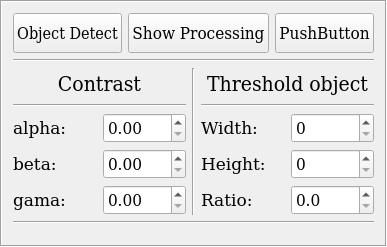
          <widget class="QFrame" name="frameEvaluate">
           <property name="frameShape">
            <enum>QFrame::Box</enum>
           </property>
           <property name="frameShadow">
            <enum>QFrame::Sunken</enum>
           </property>
           <layout class="QVBoxLayout" name="verticalLayout_4">
            <item>
             <layout class="QHBoxLayout" name="horizontalLayout_14">
              <item>
               <widget class="QPushButton" name="btn_objectDetect">
                <property name="minimumSize">
                 <size>
                  <width>0</width>
                  <height>40</height>
                 </size>
                </property>
                <property name="font">
                 <font>
                  <family>DejaVu Serif Condensed</family>
                  <pointsize>12</pointsize>
                 </font>
                </property>
                <property name="text">
                 <string>Object Detect</string>
                </property>
                <property name="checkable">
                 <bool>true</bool>
                </property>
               </widget>
              </item>
              <item>
               <widget class="QPushButton" name="pushButton">
                <property name="minimumSize">
                 <size>
                  <width>0</width>
                  <height>40</height>
                 </size>
                </property>
                <property name="font">
                 <font>
                  <family>DejaVu Serif Condensed</family>
                  <pointsize>13</pointsize>
                 </font>
                </property>
                <property name="text">
                 <string>Show Processing</string>
                </property>
               </widget>
              </item>
              <item>
               <widget class="QPushButton" name="pushButton_3">
                <property name="minimumSize">
                 <size>
                  <width>0</width>
                  <height>40</height>
                 </size>
                </property>
                <property name="font">
                 <font>
                  <family>DejaVu Serif Condensed</family>
                  <pointsize>13</pointsize>
                 </font>
                </property>
                <property name="text">
                 <string>PushButton</string>
                </property>
               </widget>
              </item>
             </layout>
            </item>
            <item>
             <widget class="Line" name="line_5">
              <property name="orientation">
               <enum>Qt::Horizontal</enum>
              </property>
             </widget>
            </item>
            <item>
             <layout class="QHBoxLayout" name="horizontalLayout_11">
              <item>
               <layout class="QVBoxLayout" name="verticalLayout_5">
                <item>
                 <widget class="QLabel" name="title_image_ori_3">
                  <property name="minimumSize">
                   <size>
                    <width>160</width>
                    <height>30</height>
                   </size>
                  </property>
                  <property name="font">
                   <font>
                    <family>DejaVu Serif Condensed</family>
                    <pointsize>16</pointsize>
                   </font>
                  </property>
                  <property name="styleSheet">
                   <string notr="true"/>
                  </property>
                  <property name="frameShape">
                   <enum>QFrame::NoFrame</enum>
                  </property>
                  <property name="text">
                   <string>Contrast</string>
                  </property>
                  <property name="alignment">
                   <set>Qt::AlignCenter</set>
                  </property>
                 </widget>
                </item>
                <item>
                 <widget class="Line" name="line">
                  <property name="orientation">
                   <enum>Qt::Horizontal</enum>
                  </property>
                 </widget>
                </item>
                <item>
                 <layout class="QGridLayout" name="gridLayout">
                  <item row="0" column="2">
                   <widget class="QDoubleSpinBox" name="alphaContrast">
                    <property name="font">
                     <font>
                      <family>DejaVu Serif Condensed</family>
                      <pointsize>13</pointsize>
                     </font>
                    </property>
                    <property name="decimals">
                     <number>2</number>
                    </property>
                    <property name="singleStep">
                     <double>0.050000000000000</double>
                    </property>
                   </widget>
                  </item>
                  <item row="2" column="1">
                   <widget class="QLabel" name="label_3">
                    <property name="font">
                     <font>
                      <family>DejaVu Serif</family>
                      <pointsize>13</pointsize>
                     </font>
                    </property>
                    <property name="text">
                     <string>gama:</string>
                    </property>
                   </widget>
                  </item>
                  <item row="0" column="1">
                   <widget class="QLabel" name="label">
                    <property name="font">
                     <font>
                      <family>DejaVu Serif</family>
                      <pointsize>13</pointsize>
                     </font>
                    </property>
                    <property name="text">
                     <string>alpha:</string>
                    </property>
                   </widget>
                  </item>
                  <item row="2" column="2">
                   <widget class="QDoubleSpinBox" name="gamaContrast">
                    <property name="font">
                     <font>
                      <family>DejaVu Serif Condensed</family>
                      <pointsize>13</pointsize>
                     </font>
                    </property>
                    <property name="decimals">
                     <number>2</number>
                    </property>
                    <property name="singleStep">
                     <double>0.050000000000000</double>
                    </property>
                   </widget>
                  </item>
                  <item row="1" column="1">
                   <widget class="QLabel" name="label_2">
                    <property name="font">
                     <font>
                      <family>DejaVu Serif</family>
                      <pointsize>13</pointsize>
                     </font>
                    </property>
                    <property name="text">
                     <string>beta:</string>
                    </property>
                   </widget>
                  </item>
                  <item row="1" column="2">
                   <widget class="QDoubleSpinBox" name="betaContrast">
                    <property name="font">
                     <font>
                      <family>DejaVu Serif Condensed</family>
                      <pointsize>13</pointsize>
                     </font>
                    </property>
                    <property name="decimals">
                     <number>2</number>
                    </property>
                    <property name="singleStep">
                     <double>0.050000000000000</double>
                    </property>
                   </widget>
                  </item>
                 </layout>
                </item>
               </layout>
              </item>
              <item>
               <widget class="Line" name="line_2">
                <property name="orientation">
                 <enum>Qt::Vertical</enum>
                </property>
               </widget>
              </item>
              <item>
               <layout class="QVBoxLayout" name="verticalLayout_6">
                <item>
                 <widget class="QLabel" name="title_image_ori_4">
                  <property name="minimumSize">
                   <size>
                    <width>160</width>
                    <height>30</height>
                   </size>
                  </property>
                  <property name="font">
                   <font>
                    <family>DejaVu Serif Condensed</family>
                    <pointsize>16</pointsize>
                   </font>
                  </property>
                  <property name="styleSheet">
                   <string notr="true"/>
                  </property>
                  <property name="frameShape">
                   <enum>QFrame::NoFrame</enum>
                  </property>
                  <property name="text">
                   <string>Threshold object</string>
                  </property>
                  <property name="alignment">
                   <set>Qt::AlignCenter</set>
                  </property>
                 </widget>
                </item>
                <item>
                 <widget class="Line" name="line_4">
                  <property name="orientation">
                   <enum>Qt::Horizontal</enum>
                  </property>
                 </widget>
                </item>
                <item>
                 <layout class="QGridLayout" name="gridLayout_2">
                  <item row="3" column="2">
                   <widget class="QDoubleSpinBox" name="ratioThreshold">
                    <property name="font">
                     <font>
                      <family>DejaVu Serif Condensed</family>
                      <pointsize>13</pointsize>
                     </font>
                    </property>
                    <property name="decimals">
                     <number>1</number>
                    </property>
                    <property name="maximum">
                     <double>10.000000000000000</double>
                    </property>
                    <property name="singleStep">
                     <double>0.100000000000000</double>
                    </property>
                   </widget>
                  </item>
                  <item row="1" column="1">
                   <widget class="QLabel" name="label_6">
                    <property name="font">
                     <font>
                      <family>DejaVu Serif</family>
                      <pointsize>13</pointsize>
                     </font>
                    </property>
                    <property name="text">
                     <string>Width:</string>
                    </property>
                   </widget>
                  </item>
                  <item row="2" column="1">
                   <widget class="QLabel" name="label_7">
                    <property name="font">
                     <font>
                      <family>DejaVu Serif</family>
                      <pointsize>13</pointsize>
                     </font>
                    </property>
                    <property name="text">
                     <string>Height:</string>
                    </property>
                   </widget>
                  </item>
                  <item row="3" column="1">
                   <widget class="QLabel" name="label_8">
                    <property name="font">
                     <font>
                      <family>DejaVu Serif</family>
                      <pointsize>13</pointsize>
                     </font>
                    </property>
                    <property name="text">
                     <string>Ratio:</string>
                    </property>
                   </widget>
                  </item>
                  <item row="1" column="2">
                   <widget class="QSpinBox" name="widthThreshold">
                    <property name="font">
                     <font>
                      <family>DejaVu Serif Condensed</family>
                      <pointsize>13</pointsize>
                     </font>
                    </property>
                    <property name="maximum">
                     <number>500</number>
                    </property>
                   </widget>
                  </item>
                  <item row="2" column="2">
                   <widget class="QSpinBox" name="heightThreshold">
                    <property name="font">
                     <font>
                      <family>DejaVu Serif Condensed</family>
                      <pointsize>13</pointsize>
                     </font>
                    </property>
                    <property name="maximum">
                     <number>500</number>
                    </property>
                   </widget>
                  </item>
                 </layout>
                </item>
               </layout>
              </item>
             </layout>
            </item>
            <item>
             <widget class="Line" name="line_6">
              <property name="orientation">
               <enum>Qt::Horizontal</enum>
              </property>
             </widget>
            </item>
            <item>
             <spacer name="verticalSpacer_6">
              <property name="orientation">
               <enum>Qt::Vertical</enum>
              </property>
              <property name="sizeType">
               <enum>QSizePolicy::Fixed</enum>
              </property>
              <property name="sizeHint" stdset="0">
               <size>
                <width>20</width>
                <height>10</height>
               </size>
              </property>
             </spacer>
            </item>
           </layout>
          </widget>
